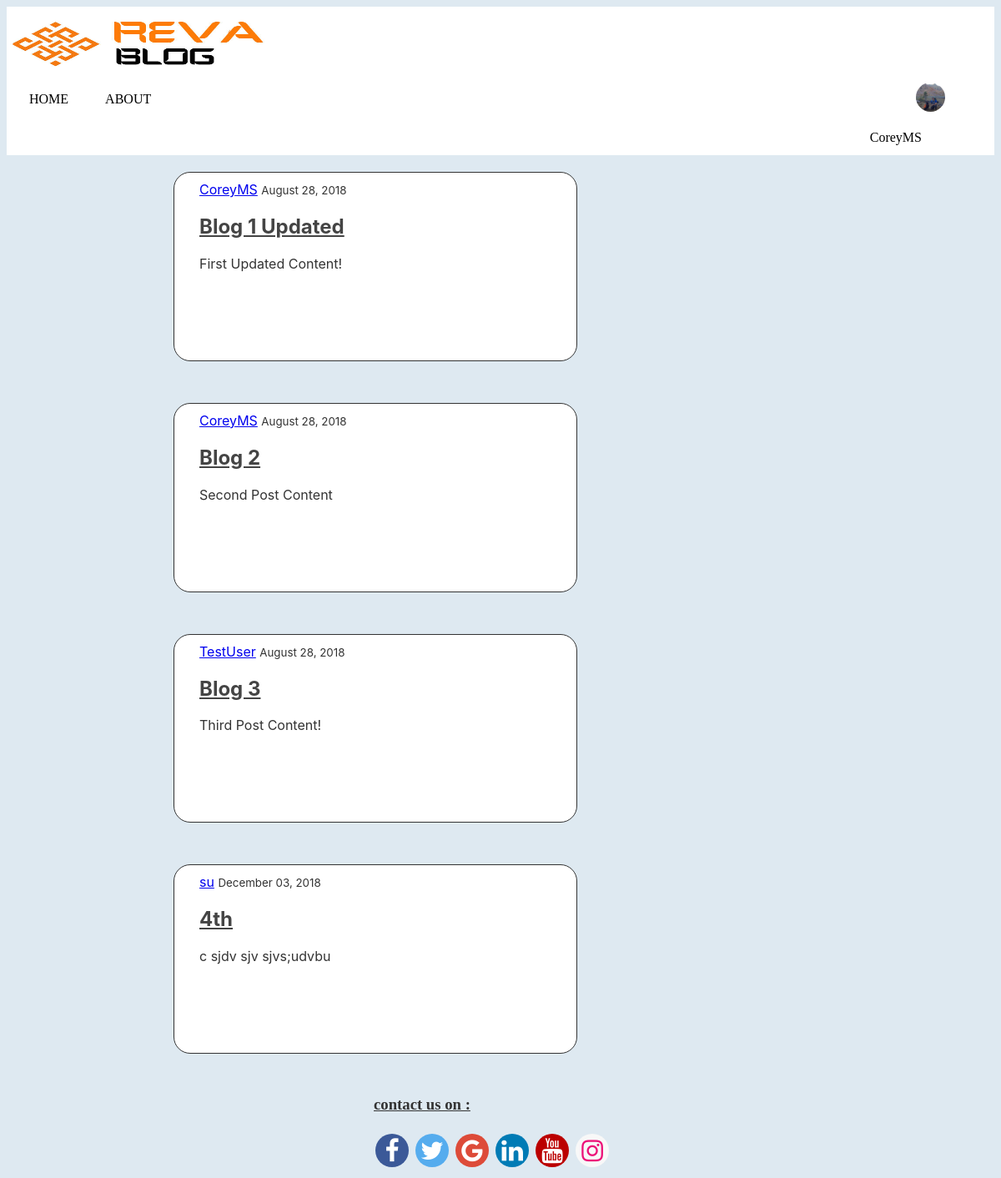
The app's page / (signed in) with its own data.
### users/models.py (models this page shows, shortened)
class Profile(models.Model):
    user = models.OneToOneField(User, on_delete=models.CASCADE)
    image = models.ImageField(default='default.jpg', upload_to='profile_pics')

### blog/models.py (models this page shows, shortened)
class Post(models.Model):
    title = models.CharField(max_length=100)
    content = models.TextField()
    date_posted = models.DateTimeField(default=timezone.now)
    author = models.ForeignKey(User, on_delete=models.CASCADE)

### blog/views.py (the view)
# urls.py: path('', views.home, name='blog-home'),
def home(request):
    context = {
        'posts': Post.objects.all()
    }
    return render(request, 'blog/home.html', context)

### blog/templates/blog/home.html
{% extends "blog/base.html" %}
{% block content %}
    {% for post in posts %}
        <article>
          <div class="p1">
            <div class="article-metadata">
              <a class="mr-2" href="#">{{ post.author }}</a>
              <small class="text-muted">{{ post.date_posted|date:"F d, Y" }}</small>
            </div>
            <h2><a class="article-title" href="#">{{ post.title }}</a></h2>
            <p class="article-content">{{ post.content }}</p>
          </div>
        </article>
    {% endfor %}
{% endblock content %}

### blog/templates/blog/base.html (shortened to what this page needs)
{% load static %}
<!DOCTYPE html>
<html>
<head>
    <link rel="stylesheet" href="https://cdnjs.cloudflare.com/ajax/libs/font-awesome/4.7.0/css/font-awesome.min.css">
    <link rel="stylesheet" type="text/css" href="{% static 'blog/main.css' %}">
</head>
<body>
  <ul>
  <img class="revalogo" src="{% static 'blog/reva.jpg' %}"/>
  <div class="topnav">
    <li><a href="{% url 'blog-home' %}">HOME</a></li>
    <li><a href="{% url 'blog-about' %}">ABOUT</a></li>
    {% if user.is_authenticated %}
      <img class="pp" src="{{user.profile.image.url }}">
      <li class="dropdown">
        <a href="javascript:void(0)" class="dropbtn">{{user.username}}</a>
      </li>
    {%else%}
    <div class ="login">
    <li><a href="{% url 'login' %}">login</a></li>
    <li><a href="{% url 'register' %}">Sign up</a></li>
    </div>
    {%endif%}
  </div>
  </ul>
  <main role="main" class="container">
      <div class="row">
          <div class="column middle" >
          {% block content %}{% endblock %}
        </div>
        <div class="social">
            <h3><u>contact us on :</u></h3>
            <a href="#" class="fa fa-facebook"></a>
            <a href="#" class="fa fa-twitter"></a>
            <a href="#" class="fa fa-google"></a>
            <a href="#" class="fa fa-linkedin"></a>
            <a href="#" class="fa fa-youtube"></a>
            <a href="#" class="fa fa-instagram"></a>
          </div>
    </main>
  </body>
  </html>

### blog/static/blog/main.css (style rules this page uses)
ul { list-style-type: none; margin: 0; padding: 0px; overflow: hidden; top : 0px; background-color: white; }
.revalogo { margin-top : 5px; padding-left: 400 px; width : 320px; height : 75px; }
.p1 { font-family: Whitney SSm A,Whitney SSm B,-apple-system,BlinkMacSystemFont,Segoe UI,Roboto,Oxygen,Ubuntu,Cantarell,Open Sans,Helvetica Neue,sans-serif; padding-top: 10px; padding-left: 30px; padding-bottom: 90px; background: #ffffff; border: 0.001px solid #333; border-radius: 20px; margin-bottom: 50px; margin-right: 500px; margin-top: 20px; margin-left : 200px; }
li { float: left; padding-top: 6px; padding-left: 10px; }
li a, .dropbtn { display: inline-block; color:black; text-align: center; padding: 12px 17px; text-decoration: none; }
li.dropdown ,.login { display: inline-block; float : right; padding-right: 70px ; }
body { background: #dee9f1; color: #333333; }
.pp { width : 35px; height: 35px; border-radius: 50%; margin-left:900px; margin-top: 7px; }
.article-title { color: #444444; }
.article-content { white-space: pre-line; }
.social { margin-left: 440px; }
.fa { padding: 5px; font-size: 30px; width: 30px; border-radius: 50%; text-align: center; text-decoration: none; margin: 5px 2px; }
.fa-facebook { background: #3B5998; color: white; }
.fa-twitter { background: #55ACEE; color: white; }
.fa-google { background: #dd4b39; color: white; }
.fa-linkedin { background: #007bb5; color: white; }
.fa-youtube { background: #bb0000; color: white; }
.fa-instagram { background: #f8f8f8; color: rgb(236, 17, 120); }

### records on screen
Post: author "CoreyMS", date_posted "August 28, 2018", title "Blog 1 Updated", content "First Updated Content!"
Post: author "CoreyMS", date_posted "August 28, 2018", title "Blog 2", content "Second Post Content"
Post: author "TestUser", date_posted "August 28, 2018", title "Blog 3", content "Third Post Content!"
Post: author "su", date_posted "December 03, 2018", title "4th", content "c sjdv sjv sjvs;udvbu"

### other values on screen
{{ user.username }} "CoreyMS"
